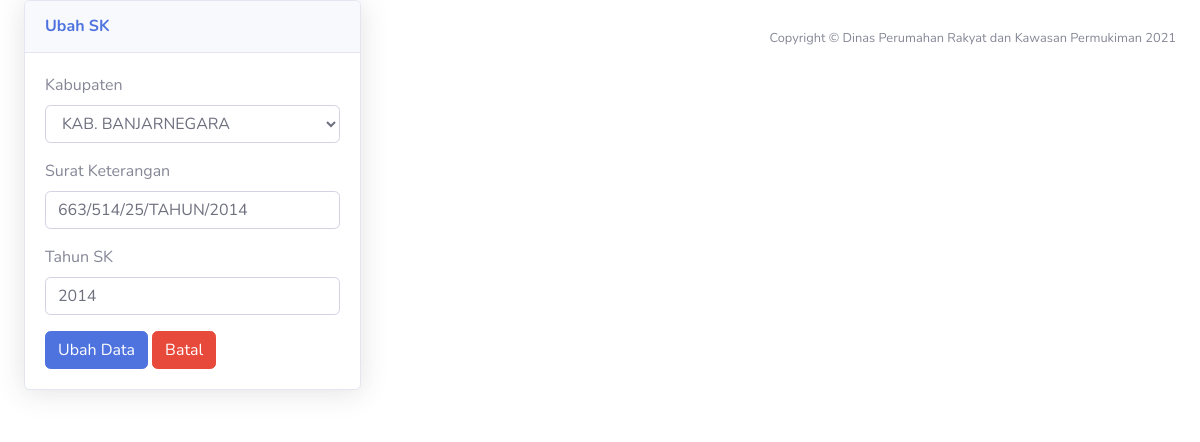
Page /user/sk_kumuh_ubah/31 on the committed database.
### tables this page shows
CREATE TABLE `reg_regencies` (
  `id` char(5) NOT NULL,
  `province_id` char(2) NOT NULL,
  `name` varchar(255) NOT NULL
);

CREATE TABLE `surat_keterangan_kumuh` (
  `id_sk` int(11) NOT NULL,
  `sk` varchar(40) NOT NULL,
  `tahun` int(4) NOT NULL,
  `regency_id` char(5) NOT NULL
);

### application/controllers/User.php (called while the page is built, shortened)
<?php
class User extends CI_Controller
{
    public function __construct()
    {
        $this->load->model('alosista_model');
    }
    public function sk_kumuh_ubah($id_sk)
    {
        $data['title'] =  "Ubah SK";
        $data['content'] = $this->alosista_model->dropdown_kabupaten_jateng();
        $data['content2'] = $this->alosista_model->edit_sk_kumuh_get($id_sk);
        $this->load->view('template/header', $data);
        $this->load->view('suratketerangankumuhubah', $data);
        $this->load->view('template/footer');
    }
}

### index.php (called while the page is built, shortened)
<?php
require_once BASEPATH.'core/CodeIgniter.php';

### application/models/Alosista_model.php (called while the page is built, shortened)
<?php
class Alosista_model extends CI_Model
{
    public function dropdown_kabupaten_jateng()
    {
        $this->db->where('province_id', 33);
        return $this->db->get('reg_regencies')->result_array();
    }
    public function edit_sk_kumuh_get($id_sk)
    {
        return $this->db->from('surat_keterangan_kumuh')->join('reg_regencies', 'reg_regencies.id=surat_keterangan_kumuh.regency_id', 'LEFT')->where('id_sk', $id_sk)->get()->row_array();
    }
}

### application/views/suratketerangankumuhubah.php (the view, shortened to what this page needs)
<div class="container-fluid">
    <div class="row">
        <div class="col-lg-6">
            <div class="card shadow mb-4 ">
                <div class="card-header py-3">
                    <h6 class="m-0 font-weight-bold text-primary">Ubah SK</h6>
                </div>
                <div class="card-body">
                    <form action="<?php echo base_url('user/'); ?>sk_kumuh_aksi_ubah" method="POST">
                        <div class="form-group">
                            <label for="kabupaten">Kabupaten</label>
                            <select class="selectpicker form-control" data-live-search="true" name="kabupaten" id="kabupaten" required>
                                <?php if (isset($content2['id'])) : ?>
                                    <option value="<?php echo $content2['id'] ?>"><?php echo $content2['name'] ?></option>
                                <?php endif; ?>
                            </select>
                        </div>
                        <div class="form-group">
                            <label for="surat_keterangan">Surat Keterangan</label>
                            <input required type="text" class="form-control" name="surat_keterangan" id="surat_keterangan" value="<?php echo $content2['sk'] ?>">
                        </div>
                        <div class="form-group">
                            <label for="tahun">Tahun SK</label>
                            <input required type="number" class="form-control" name="tahun" id="tahun" value="<?php echo $content2['tahun'] ?>">
                        </div>
                        <button type=" submit" name="tambah" class="btn btn-primary float-left">Ubah Data</button>
                        <a class="btn btn-danger float-left ml-1" href="<?php echo base_url('user/sk_kumuh') ?>">Batal</a>
                    </form>
                </div>
            </div>
        </div>
    </div>
</div>

### rows in the picture
reg_regencies: kabupaten "KAB. BANJARNEGARA"
surat_keterangan_kumuh: surat_keterangan "663/514/25/TAHUN/2014", tahun "2014"
